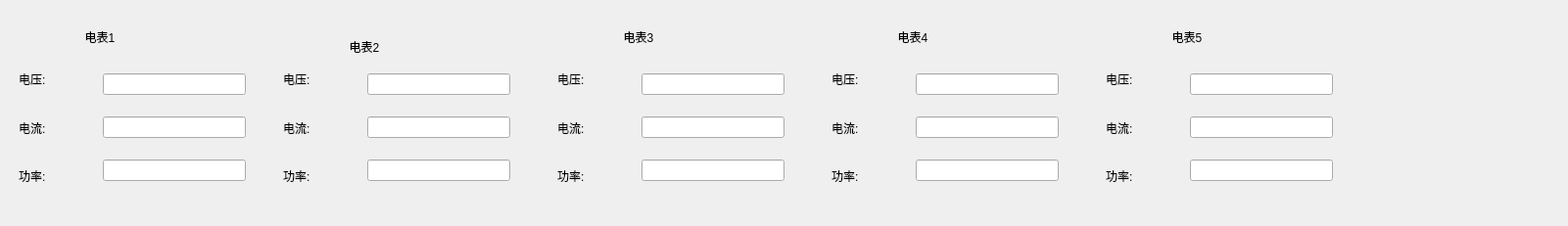
     <widget class="QWidget" name="widget_10" native="true">
      <property name="geometry">
       <rect>
        <x>9</x>
        <y>129</y>
        <width>1601</width>
        <height>231</height>
       </rect>
      </property>
      <widget class="QWidget" name="widget_6" native="true">
       <property name="geometry">
        <rect>
         <x>10</x>
         <y>10</y>
         <width>251</width>
         <height>200</height>
        </rect>
       </property>
       <property name="minimumSize">
        <size>
         <width>200</width>
         <height>200</height>
        </size>
       </property>
       <widget class="QWidget" name="widget_7" native="true">
        <property name="geometry">
         <rect>
          <x>0</x>
          <y>40</y>
          <width>250</width>
          <height>161</height>
         </rect>
        </property>
        <property name="minimumSize">
         <size>
          <width>190</width>
          <height>160</height>
         </size>
        </property>
        <layout class="QHBoxLayout" name="horizontalLayout_3">
         <item>
          <widget class="QWidget" name="widget_8" native="true">
           <property name="minimumSize">
            <size>
             <width>80</width>
             <height>140</height>
            </size>
           </property>
           <layout class="QVBoxLayout" name="verticalLayout_3">
            <item>
             <widget class="QLabel" name="label_5">
              <property name="text">
               <string>电压:</string>
              </property>
             </widget>
            </item>
            <item>
             <widget class="QLabel" name="label_6">
              <property name="text">
               <string>电流:</string>
              </property>
             </widget>
            </item>
            <item>
             <widget class="QLabel" name="label_7">
              <property name="text">
               <string>功率:</string>
              </property>
             </widget>
            </item>
           </layout>
          </widget>
         </item>
         <item>
          <widget class="QWidget" name="widget_9" native="true">
           <property name="minimumSize">
            <size>
             <width>120</width>
             <height>150</height>
            </size>
           </property>
           <layout class="QVBoxLayout" name="verticalLayout_4">
            <item>
             <widget class="QLineEdit" name="voltage_1"/>
            </item>
            <item>
             <widget class="QLineEdit" name="current1"/>
            </item>
            <item>
             <widget class="QLineEdit" name="power1"/>
            </item>
           </layout>
          </widget>
         </item>
        </layout>
       </widget>
       <widget class="QLabel" name="label_8">
        <property name="geometry">
         <rect>
          <x>70</x>
          <y>10</y>
          <width>80</width>
          <height>35</height>
         </rect>
        </property>
        <property name="minimumSize">
         <size>
          <width>60</width>
          <height>30</height>
         </size>
        </property>
        <property name="text">
         <string>  电表1</string>
        </property>
       </widget>
      </widget>
      <widget class="QWidget" name="widget_11" native="true">
       <property name="geometry">
        <rect>
         <x>280</x>
         <y>20</y>
         <width>251</width>
         <height>200</height>
        </rect>
       </property>
       <property name="minimumSize">
        <size>
         <width>200</width>
         <height>200</height>
        </size>
       </property>
       <widget class="QWidget" name="widget_12" native="true">
        <property name="geometry">
         <rect>
          <x>0</x>
          <y>30</y>
          <width>250</width>
          <height>161</height>
         </rect>
        </property>
        <property name="minimumSize">
         <size>
          <width>190</width>
          <height>160</height>
         </size>
        </property>
        <layout class="QHBoxLayout" name="horizontalLayout_4">
         <item>
          <widget class="QWidget" name="widget_13" native="true">
           <property name="minimumSize">
            <size>
             <width>80</width>
             <height>140</height>
            </size>
           </property>
           <layout class="QVBoxLayout" name="verticalLayout_5">
            <item>
             <widget class="QLabel" name="label_10">
              <property name="text">
               <string>电压:</string>
              </property>
             </widget>
            </item>
            <item>
             <widget class="QLabel" name="label_11">
              <property name="text">
               <string>电流:</string>
              </property>
             </widget>
            </item>
            <item>
             <widget class="QLabel" name="label_12">
              <property name="text">
               <string>功率:</string>
              </property>
             </widget>
            </item>
           </layout>
          </widget>
         </item>
         <item>
          <widget class="QWidget" name="widget_14" native="true">
           <property name="minimumSize">
            <size>
             <width>120</width>
             <height>150</height>
            </size>
           </property>
           <layout class="QVBoxLayout" name="verticalLayout_6">
            <item>
             <widget class="QLineEdit" name="voltage2"/>
            </item>
            <item>
             <widget class="QLineEdit" name="current2"/>
            </item>
            <item>
             <widget class="QLineEdit" name="power2"/>
            </item>
           </layout>
          </widget>
         </item>
        </layout>
       </widget>
       <widget class="QLabel" name="label_13">
        <property name="geometry">
         <rect>
          <x>70</x>
          <y>10</y>
          <width>80</width>
          <height>35</height>
         </rect>
        </property>
        <property name="minimumSize">
         <size>
          <width>60</width>
          <height>30</height>
         </size>
        </property>
        <property name="text">
         <string>  电表2</string>
        </property>
       </widget>
      </widget>
      <widget class="QWidget" name="widget_15" native="true">
       <property name="geometry">
        <rect>
         <x>560</x>
         <y>10</y>
         <width>251</width>
         <height>200</height>
        </rect>
       </property>
       <property name="minimumSize">
        <size>
         <width>200</width>
         <height>200</height>
        </size>
       </property>
       <widget class="QWidget" name="widget_16" native="true">
        <property name="geometry">
         <rect>
          <x>0</x>
          <y>40</y>
          <width>250</width>
          <height>161</height>
         </rect>
        </property>
        <property name="minimumSize">
         <size>
          <width>190</width>
          <height>160</height>
         </size>
        </property>
        <layout class="QHBoxLayout" name="horizontalLayout_5">
         <item>
          <widget class="QWidget" name="widget_17" native="true">
           <property name="minimumSize">
            <size>
             <width>80</width>
             <height>140</height>
            </size>
           </property>
           <layout class="QVBoxLayout" name="verticalLayout_7">
            <item>
             <widget class="QLabel" name="label_14">
              <property name="text">
               <string>电压:</string>
              </property>
             </widget>
            </item>
            <item>
             <widget class="QLabel" name="label_15">
              <property name="text">
               <string>电流:</string>
              </property>
             </widget>
            </item>
            <item>
             <widget class="QLabel" name="label_16">
              <property name="text">
               <string>功率:</string>
              </property>
             </widget>
            </item>
           </layout>
          </widget>
         </item>
         <item>
          <widget class="QWidget" name="widget_18" native="true">
           <property name="minimumSize">
            <size>
             <width>120</width>
             <height>150</height>
            </size>
           </property>
           <layout class="QVBoxLayout" name="verticalLayout_8">
            <item>
             <widget class="QLineEdit" name="voltage3"/>
            </item>
            <item>
             <widget class="QLineEdit" name="current3"/>
            </item>
            <item>
             <widget class="QLineEdit" name="power3"/>
            </item>
           </layout>
          </widget>
         </item>
        </layout>
       </widget>
       <widget class="QLabel" name="label_17">
        <property name="geometry">
         <rect>
          <x>70</x>
          <y>10</y>
          <width>80</width>
          <height>35</height>
         </rect>
        </property>
        <property name="minimumSize">
         <size>
          <width>60</width>
          <height>30</height>
         </size>
        </property>
        <property name="text">
         <string>  电表3</string>
        </property>
       </widget>
      </widget>
      <widget class="QWidget" name="widget_19" native="true">
       <property name="geometry">
        <rect>
         <x>840</x>
         <y>10</y>
         <width>251</width>
         <height>200</height>
        </rect>
       </property>
       <property name="minimumSize">
        <size>
         <width>200</width>
         <height>200</height>
        </size>
       </property>
       <widget class="QWidget" name="widget_20" native="true">
        <property name="geometry">
         <rect>
          <x>0</x>
          <y>40</y>
          <width>250</width>
          <height>161</height>
         </rect>
        </property>
        <property name="minimumSize">
         <size>
          <width>190</width>
          <height>160</height>
         </size>
        </property>
        <layout class="QHBoxLayout" name="horizontalLayout_6">
         <item>
          <widget class="QWidget" name="widget_21" native="true">
           <property name="minimumSize">
            <size>
             <width>80</width>
             <height>140</height>
            </size>
           </property>
           <layout class="QVBoxLayout" name="verticalLayout_9">
            <item>
             <widget class="QLabel" name="label_18">
              <property name="text">
               <string>电压:</string>
              </property>
             </widget>
            </item>
            <item>
             <widget class="QLabel" name="label_19">
              <property name="text">
               <string>电流:</string>
              </property>
             </widget>
            </item>
            <item>
             <widget class="QLabel" name="label_20">
              <property name="text">
               <string>功率:</string>
              </property>
             </widget>
            </item>
           </layout>
          </widget>
         </item>
         <item>
          <widget class="QWidget" name="widget_22" native="true">
           <property name="minimumSize">
            <size>
             <width>120</width>
             <height>150</height>
            </size>
           </property>
           <layout class="QVBoxLayout" name="verticalLayout_10">
            <item>
             <widget class="QLineEdit" name="voltage4"/>
            </item>
            <item>
             <widget class="QLineEdit" name="current4"/>
            </item>
            <item>
             <widget class="QLineEdit" name="power4"/>
            </item>
           </layout>
          </widget>
         </item>
        </layout>
       </widget>
       <widget class="QLabel" name="label_21">
        <property name="geometry">
         <rect>
          <x>70</x>
          <y>10</y>
          <width>80</width>
          <height>35</height>
         </rect>
        </property>
        <property name="minimumSize">
         <size>
          <width>60</width>
          <height>30</height>
         </size>
        </property>
        <property name="text">
         <string>  电表4</string>
        </property>
       </widget>
      </widget>
      <widget class="QWidget" name="widget_23" native="true">
       <property name="geometry">
        <rect>
         <x>1120</x>
         <y>10</y>
         <width>251</width>
         <height>200</height>
        </rect>
       </property>
       <property name="minimumSize">
        <size>
         <width>200</width>
         <height>200</height>
        </size>
       </property>
       <widget class="QWidget" name="widget_24" native="true">
        <property name="geometry">
         <rect>
          <x>0</x>
          <y>40</y>
          <width>250</width>
          <height>161</height>
         </rect>
        </property>
        <property name="minimumSize">
         <size>
          <width>190</width>
          <height>160</height>
         </size>
        </property>
        <layout class="QHBoxLayout" name="horizontalLayout_7">
         <item>
          <widget class="QWidget" name="widget_25" native="true">
           <property name="minimumSize">
            <size>
             <width>80</width>
             <height>140</height>
            </size>
           </property>
           <layout class="QVBoxLayout" name="verticalLayout_11">
            <item>
             <widget class="QLabel" name="label_22">
              <property name="text">
               <string>电压:</string>
              </property>
             </widget>
            </item>
            <item>
             <widget class="QLabel" name="label_23">
              <property name="text">
               <string>电流:</string>
              </property>
             </widget>
            </item>
            <item>
             <widget class="QLabel" name="label_24">
              <property name="text">
               <string>功率:</string>
              </property>
             </widget>
            </item>
           </layout>
          </widget>
         </item>
         <item>
          <widget class="QWidget" name="widget_26" native="true">
           <property name="minimumSize">
            <size>
             <width>120</width>
             <height>150</height>
            </size>
           </property>
           <layout class="QVBoxLayout" name="verticalLayout_12">
            <item>
             <widget class="QLineEdit" name="voltage5"/>
            </item>
            <item>
             <widget class="QLineEdit" name="current5"/>
            </item>
            <item>
             <widget class="QLineEdit" name="power5"/>
            </item>
           </layout>
          </widget>
         </item>
        </layout>
       </widget>
       <widget class="QLabel" name="label_25">
        <property name="geometry">
         <rect>
          <x>70</x>
          <y>10</y>
          <width>80</width>
          <height>35</height>
         </rect>
        </property>
        <property name="minimumSize">
         <size>
          <width>60</width>
          <height>30</height>
         </size>
        </property>
        <property name="text">
         <string>  电表5</string>
        </property>
       </widget>
      </widget>
     </widget>
